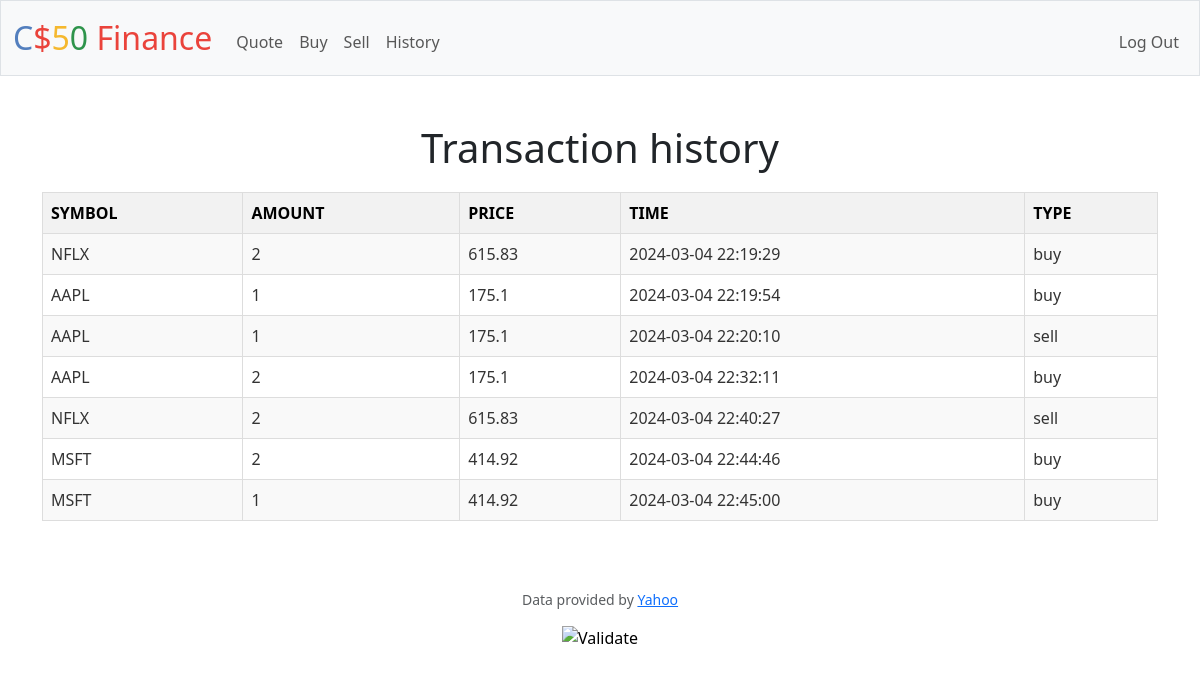
The app's page /history (signed in) with its own data.
### tables this page shows
CREATE TABLE transactions (id INTEGER PRIMARY KEY AUTOINCREMENT NOT NULL, user_id INTEGER NOT NULL, symbol TEXT NOT NULL, amount INTEGER NOT NULL, quote INTEGER NOT NULL, timestamp DATETIME DEFAULT CURRENT_TIMESTAMP, type VARCHAR(4) NOT NULL, CHECK(type IN("buy","sell")), FOREIGN KEY (user_id) REFERENCES users(id));

### app.py (the view)
@app.route("/history")
@login_required
def history():
    records = db.execute('SELECT * FROM transactions WHERE user_id =?', session.get("user_id"))
    return render_template('history.html', records=records)

### app.py (called while the page is built)
@app.after_request
def after_request(response):
    response.headers["Cache-Control"] = "no-cache, no-store, must-revalidate"
    response.headers["Expires"] = 0
    response.headers["Pragma"] = "no-cache"
    return response

### helpers.py (called while the page is built)
def login_required(f):
    @wraps(f)
    def decorated_function(*args, **kwargs):
        if session.get("user_id") is None:
            return redirect("/login")
        return f(*args, **kwargs)
    return decorated_function

### templates/history.html (shortened to what this page needs)
{% extends "layout.html" %}
{% block main %}
<h1> Transaction history</h1>
<table class="quotes-table">
    {% if records %}
    <tr>
        <th>SYMBOL</th>
        <th>AMOUNT</th>
        <th>PRICE</th>
        <th>TIME</th>
        <th>TYPE</th>
    </tr>
        {% for record in records %}
            <tr>
                <td>{{ record['symbol'] }}</td>
                <td>{{ record['amount'] }}</td>
                <td>{{ record['quote'] }}</td>
                <td>{{ record['timestamp'] }}</td>
                <td>{{ record['type'] }}</td>
            </tr>
        {% endfor %}
    {% endif %}
</table>
{% endblock %}

### static/styles.css (style rules this page uses)
.quotes-table { width: 100%; border-collapse: collapse; margin: 20px 0; }
.quotes-table th, .quotes-table td { border: 1px solid #ddd; padding: 8px; text-align: left; }
.quotes-table th { background-color: #f2f2f2; color: black; }
.quotes-table tr:nth-child(even) { background-color: #f9f9f9; }
.quotes-table td { color: #333; }

### records on screen
transactions: symbol "NFLX", amount "2", quote "615.83", timestamp "2024-03-04 22:19:29", type "buy"
transactions: symbol "AAPL", amount "1", quote "175.1", timestamp "2024-03-04 22:19:54", type "buy"
transactions: symbol "AAPL", amount "1", quote "175.1", timestamp "2024-03-04 22:20:10", type "sell"
transactions: symbol "AAPL", amount "2", quote "175.1", timestamp "2024-03-04 22:32:11", type "buy"
transactions: symbol "NFLX", amount "2", quote "615.83", timestamp "2024-03-04 22:40:27", type "sell"
transactions: symbol "MSFT", amount "2", quote "414.92", timestamp "2024-03-04 22:44:46", type "buy"
transactions: symbol "MSFT", amount "1", quote "414.92", timestamp "2024-03-04 22:45:00", type "buy"
